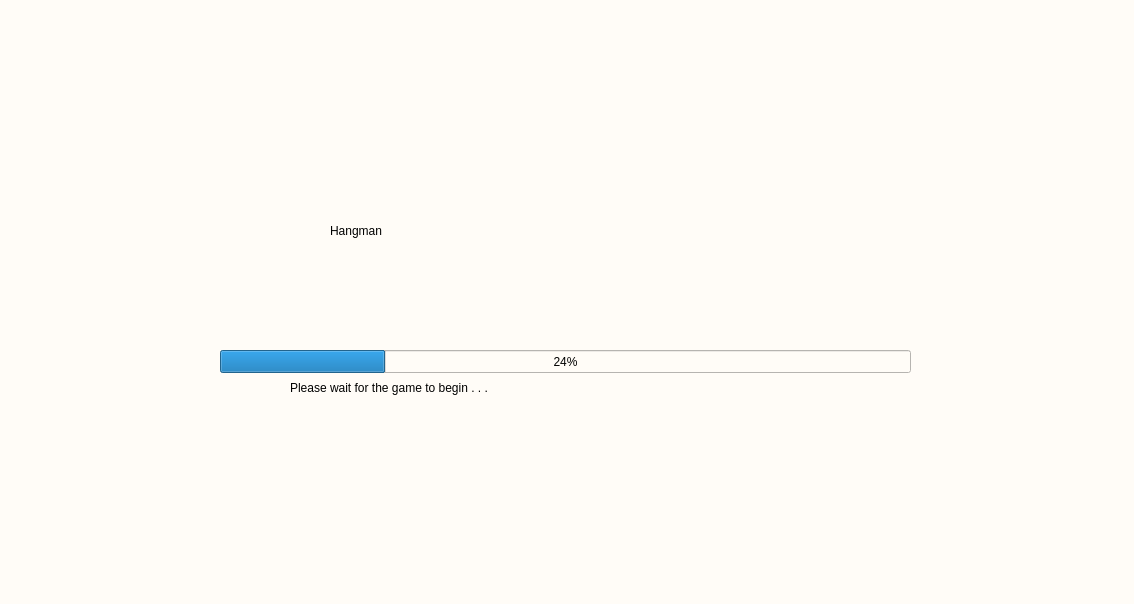
<?xml version="1.0" encoding="UTF-8"?>
<ui version="4.0">
 <class>SourceClass</class>
 <widget class="QMainWindow" name="SourceClass">
  <property name="geometry">
   <rect>
    <x>0</x>
    <y>0</y>
    <width>1134</width>
    <height>604</height>
   </rect>
  </property>
  <property name="windowTitle">
   <string>Source</string>
  </property>
  <property name="styleSheet">
   <string notr="true">background-color: rgb(255, 252, 247);</string>
  </property>
  <widget class="QWidget" name="centralWidget">
   <widget class="QProgressBar" name="homeProgressBar">
    <property name="geometry">
     <rect>
      <x>220</x>
      <y>350</y>
      <width>691</width>
      <height>23</height>
     </rect>
    </property>
    <property name="value">
     <number>24</number>
    </property>
   </widget>
   <widget class="QLabel" name="label">
    <property name="geometry">
     <rect>
      <x>330</x>
      <y>140</y>
      <width>501</width>
      <height>181</height>
     </rect>
    </property>
    <property name="styleSheet">
     <string notr="true">font: 48pt &quot;Ravie&quot;;</string>
    </property>
    <property name="text">
     <string>Hangman</string>
    </property>
   </widget>
   <widget class="QLabel" name="label_2">
    <property name="geometry">
     <rect>
      <x>290</x>
      <y>380</y>
      <width>261</width>
      <height>16</height>
     </rect>
    </property>
    <property name="text">
     <string>Please wait for the game to begin . . .</string>
    </property>
   </widget>
  </widget>
  <widget class="QStatusBar" name="statusBar"/>
 </widget>
 <layoutdefault spacing="6" margin="11"/>
 <resources>
  <include location="Source.qrc"/>
 </resources>
 <connections/>
</ui>
